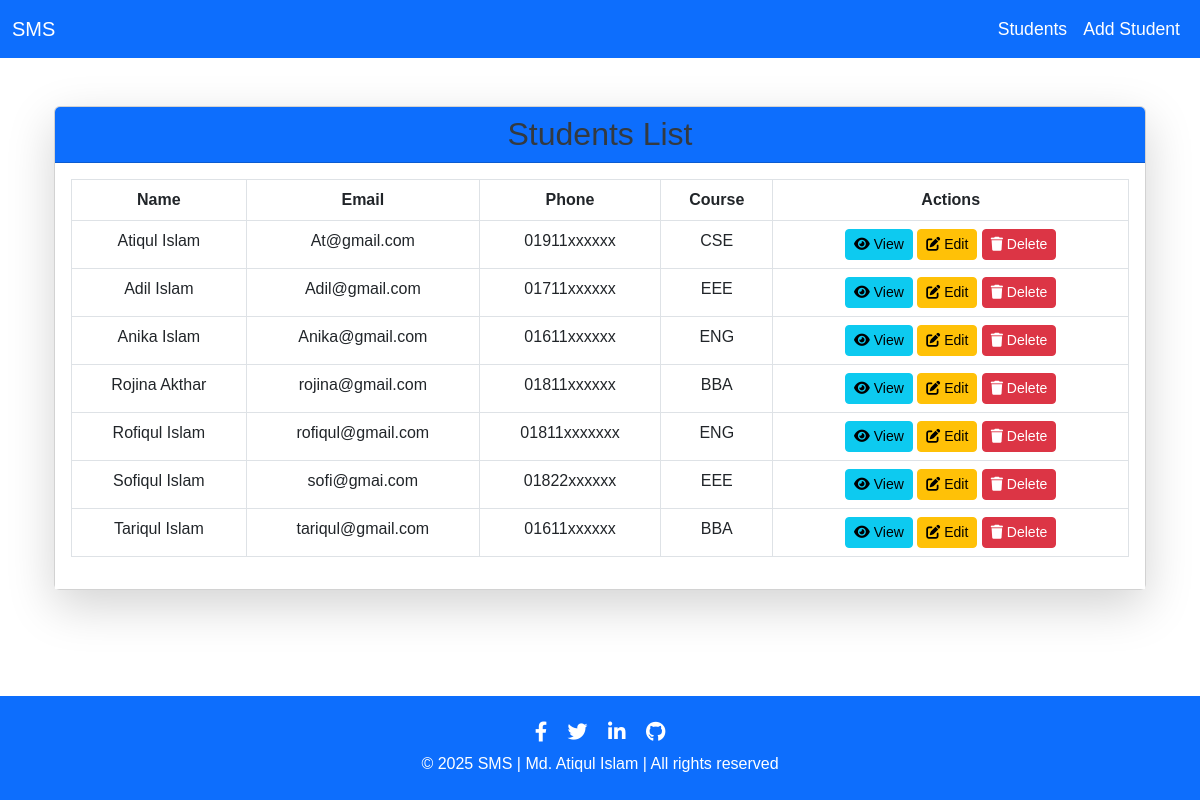
Before: / with the older database file.
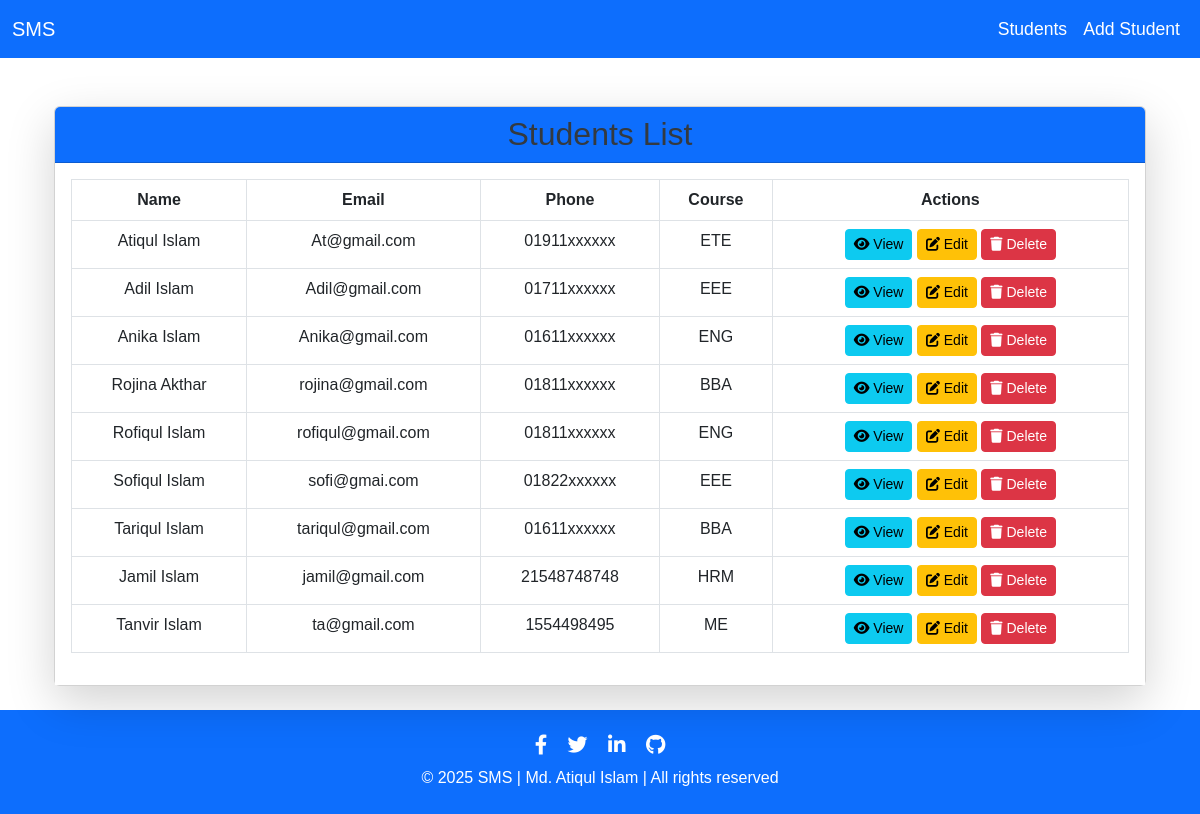
After: the same page with the newer database file.
### students/models.py (models this page shows, shortened)
class Student(models.Model):
    COURSE_CHOICES = [
        ('ETE', 'Electronics & Telecommunication Engineering'),
        ('CSE', 'Computer Science & Engineering'),
        ('EEE', 'Electrical & Electronic Engineering'),
        ('BBA', 'Business Administration'),
        ('ENG', 'English Literature'),
        ('LLB', 'Law'),
        ('ME', 'Mechanical Engineering'),
        ('CE', 'Civil Engineering'),
        ('ARCH', 'Architecture'),
        ('BIO', 'Biotechnology'),
        ('PHY', 'Physics'),
        ('CHEM', 'Chemistry'),
        ('MATH', 'Mathematics'),
        ('STAT', 'Statistics'),
        ('MED', 'Medicine'),
        ('PHAR', 'Pharmacy'),
        ('NUR', 'Nursing'),
        ('FIN', 'Finance'),
        ('MKT', 'Marketing'),
        ('HRM', 'Human Resource Management'),
    ]
    first_name = models.CharField(max_length=100)
    last_name = models.CharField(max_length=100)
    course = models.CharField(max_length=10, choices=COURSE_CHOICES, default='ETE')
    email = models.EmailField()
    phone = models.CharField(max_length=15)
    address = models.CharField(max_length=250)

### students/views.py (the view)
# urls.py: path('', views.student_list, name='student_list'),
def student_list(request):
    students = Student.objects.all()
    return render(request, 'students/student_list.html', {'students': students})

### students/templates/students/student_list.html
{% extends 'students/base.html' %}
{% block content %}
<div class="container mt-4">
    <div class="card shadow-lg">
        <div class="card-header bg-primary text-white text-center">
            <h2 class="mb-0">Students List</h2>
        </div>
        <div class="card-body">
            <div class="table-responsive">
                <table class="table table-bordered text-center">
                    <thead class="thead-dark">
                        <tr>
                            <th>Name</th>
                            <th>Email</th>
                            <th>Phone</th>
                            <th>Course</th>
                            <th>Actions</th>
                        </tr>
                    </thead>
                    <tbody>
                        {% for student in students %}
                        <tr>
                            <td>{{ student.first_name }} {{ student.last_name }}</td>
                            <td>{{ student.email }}</td>
                            <td>{{ student.phone }}</td>
                            <td>{{ student.course }}</td>
                            <td>
                                <a href="{% url 'student_detail' student.id %}" class="btn btn-info btn-sm">
                                    <i class="fas fa-eye"></i> View
                                </a>
                                <a href="{% url 'student_edit' student.id %}" class="btn btn-warning btn-sm">
                                    <i class="fas fa-edit"></i> Edit
                                </a>
                                <a href="{% url 'student_delete' student.id %}" class="btn btn-danger btn-sm">
                                    <i class="fas fa-trash"></i> Delete
                                </a>
                            </td>
                        </tr>
                        {% endfor %}
                    </tbody>
                </table>
            </div>
        </div>
    </div>
</div>
{% endblock %}

### students/templates/students/base.html (shortened to what this page needs)
<!DOCTYPE html>
<html lang="en">
<head>
    <link href="https://cdn.jsdelivr.net/npm/bootstrap@5.3.0-alpha1/dist/css/bootstrap.min.css" rel="stylesheet">
    <link href="https://cdnjs.cloudflare.com/ajax/libs/font-awesome/6.0.0-beta3/css/all.min.css" rel="stylesheet">
    {% load static %}
    <link href="{% static 'css/styles.css' %}" rel="stylesheet">
</head>
<body class="d-flex flex-column min-vh-100">
    <nav class="navbar navbar-expand-lg navbar-dark bg-primary">
        <div class="container-fluid">
            <a class="navbar-brand" href="/">SMS</a>
            <div class="collapse navbar-collapse" id="navbarNav">
                <ul class="navbar-nav ms-auto">
                    <li class="nav-item"><a class="nav-link" href="{% url 'student_list' %}">Students</a></li>
                    <li class="nav-item"><a class="nav-link" href="{% url 'student_add' %}">Add Student</a></li>
                </ul>
            </div>
        </div>
    </nav>
    <main class="flex-grow-1">
        <div class="container mt-5">
            {% block content %}{% endblock %}
        </div>
    </main>
    <footer class="bg-primary text-white text-center py-4 mt-4">
        <div class="container">
            <div class="mb-2">
                <a href="https://facebook.com" class="text-white mx-2"><i class="fab fa-facebook-f fa-lg"></i></a>
                <a href="https://twitter.com" class="text-white mx-2"><i class="fab fa-twitter fa-lg"></i></a>
                <a href="https://linkedin.com" class="text-white mx-2"><i class="fab fa-linkedin-in fa-lg"></i></a>
                <a href="https://github.com" class="text-white mx-2"><i class="fab fa-github fa-lg"></i></a>
            </div>
            <p class="mb-0">&copy; 2025 SMS | Md. Atiqul Islam | All rights reserved</p>
        </div>
    </footer>
</body>
</html>

### students/static/css/styles.css (style rules this page uses)
body { font-family: Arial, sans-serif; }
h2, h3 { color: #343a40; }
.card-header { background-color: #f8f9fa; font-weight: bold; }
.card-body { background-color: #ffffff; }

### students/templates/students/base.html (style rules this page uses)
.navbar { font-size: 1.1rem; }
.navbar-nav .nav-link { color: white !important; }

Changed rows visible on the page:
changed Student "Atiqul": course "CSE" → "ETE"
changed Student "Rofiqul": phone "01811xxxxxxx" → "01811xxxxxx"
added Student: first_name "Jamil", last_name "Islam", email "jamil@gmail.com", phone "21548748748", course "HRM"
added Student: first_name "Tanvir", last_name "Islam", email "ta@gmail.com", phone "1554498495", course "ME"
